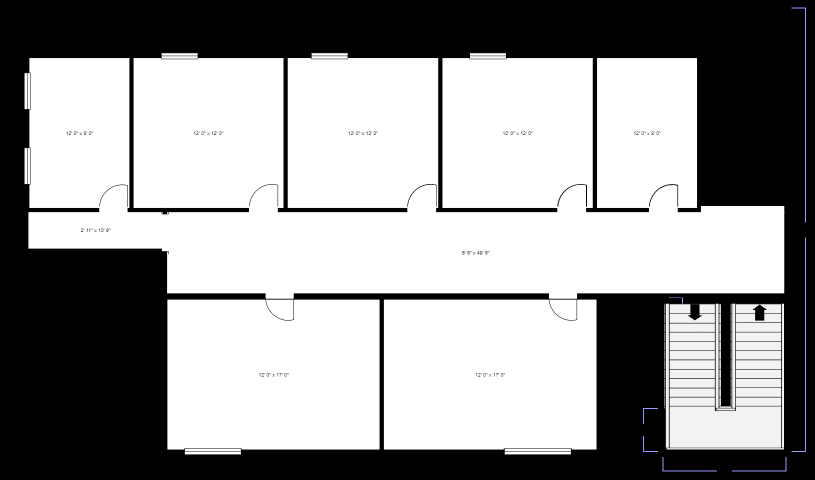
#> input picture dept.jpg, 1629 x 960 px, found by its file name (shown at 1/2 size)
$ python finder.py
#> lines starting #> are read from the running program, lines starting #| are printed output that depends on the picture; after the words box and inside, x2 and y2 are one past the last pixel; in counts of white or black regions, pixels touching at a corner belong together
### Maze-Solving-using-A-star-algorithm/pathsolver.py
import numpy as np
import heapq

class solver:
    def __init__(self):
        pass

    def hue(self,a,b):
        return np.sqrt((a[0]-b[0])**2 + (a[1]-b[1])**2)

    def astar(self,start,end,grid):
        neighbours=[(0,1),(0,-1),(1,0),(-1,0),(1,1),(1,-1),(-1,1),(-1,-1)]
        heap=[]
        closed_list=set()
        gscore={start:0}
        fscore={start:self.hue(start,end)}
        parent={}
        heapq.heappush(heap,(fscore[start],start))
        while heap:
            current=heapq.heappop(heap)[1]
            closed_list.add(current)
            if(current==end):
                data=[]
                while current in parent:
                    data.append(current)
                    current=parent[current]
                return data

            for i,j in neighbours:
                neighbour=current[0]+i,current[1]+j
                tgscore=gscore[current]+self.hue(current,neighbour)
                if 0<=neighbour[0]<grid.shape[0]:
                    if 0<=neighbour[1]<grid.shape[1]:
                        if grid[neighbour[0]][neighbour[1]]:
                            continue
                    else:
                        continue
                else:
                    continue
                if neighbour in closed_list and tgscore>=gscore.get(neighbour,0):
                    continue
                if tgscore<gscore.get(neighbour,0) or neighbour not in [i[1] for i in heap]:
                    parent[neighbour]=current
                    gscore[neighbour]=tgscore
                    fscore[neighbour]=tgscore+self.hue(neighbour,end)
                    heapq.heappush(heap,(fscore[neighbour],neighbour))

        return False

### Maze-Solving-using-A-star-algorithm/finder.py
import cv2
import numpy as np
from grid import gridmaker
import matplotlib.pyplot as plt
from pathsolver import solver
solve=solver()


def line(route):
    xc=[]
    yc=[]
    for i in (range(0,len(route))):
        x=route[i][0]
        y=route[i][1]
        xc.append(x)
        yc.append(y)
    return xc,yc


frame=cv2.imread("dept.jpg")
#> frame is the input picture: shape (960, 1629, 3); mean B, G, R 152.2, 152, 152
frame=cv2.resize(frame, (800,400))
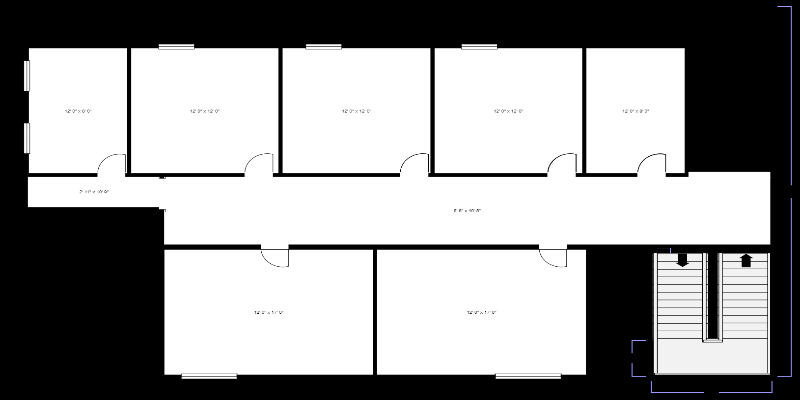
#> frame: shape (400, 800, 3); mean B, G, R 152.1, 151.9, 151.9
frame=cv2.cvtColor(frame,cv2.COLOR_BGR2GRAY)
#> frame: shape (400, 800)
th,frame=cv2.threshold(frame,200,255,cv2.THRESH_BINARY)
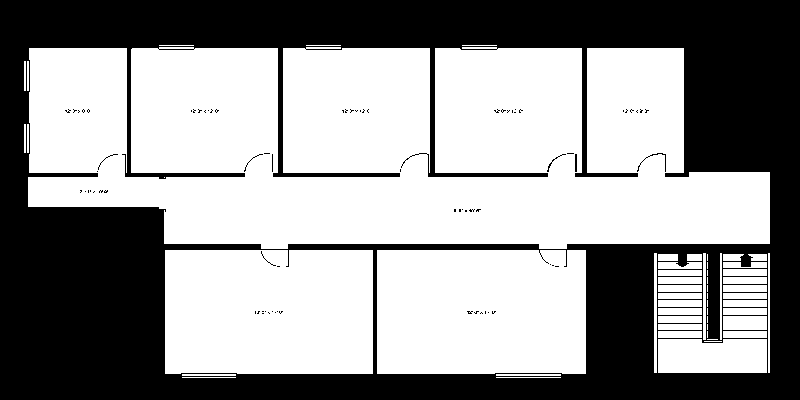
#> frame: shape (400, 800); 58.8% white; 77 black regions (71 under 20 px), largest, box (x1, y1, x2, y2) and area: (0, 0, 800, 400) 131414, (637, 153, 666, 172) 56, (575, 154, 577, 172) 36, (547, 154, 566, 172) 34, (244, 154, 263, 172) 25, (98, 154, 118, 170) 24
frame=cv2.bitwise_not(frame)
frame=cv2.dilate(frame,None,iterations=5)
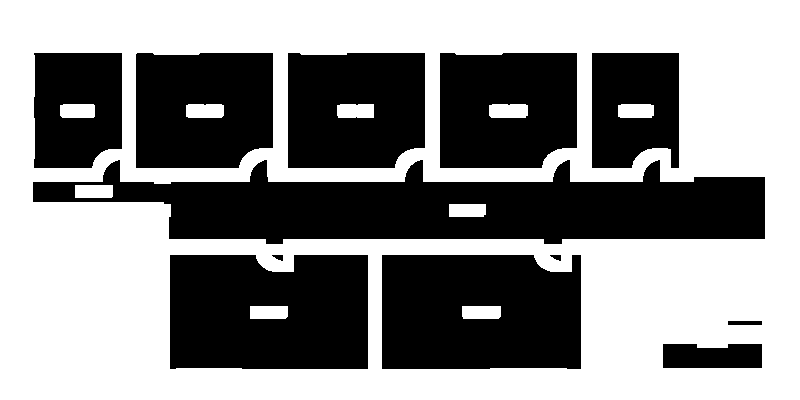
#> frame: shape (400, 800); 54.7% white; 12 black regions, largest, box (x1, y1, x2, y2) and area: (33, 160, 765, 244) 37685, (382, 255, 581, 369) 21544, (170, 255, 368, 369) 21447


def main():
    global obj,solve
    grid=frame
    start=(175,652)
    end=(170,560)
    route=solve.astar(start,end,frame)
#> route = 94 pairs, first value 170 to 182, second value 560 to 651
    if(route==False):
        print("No path")
        return 0
    route+=[start]
#> route = 95 pairs, first value 170 to 182, second value 560 to 652
    route=route[::-1]

    xc,yc=line(route)
#> the loop in line, `for i in (range(0,len(route))):` made 95 passes
#> (x, y) on passes 1 to 12: (175, 652), (175, 651), (175, 650), (175, 649), (176, 648), (177, 647), (178, 646), (179, 645), (180, 644), (181, 643), (182, 642), (182, 641)
#> after the loop in line, `for i in (range(0,len(route))):`: xc = 95 values, max 182 at index 10, min 170 at index 94, mean 180.7; yc = 95 values, max 652 at index 0, min 560 at index 93, mean 605
    fig,ax=plt.subplots()
    ax.imshow(grid,cmap=plt.cm.Spectral)
    ax.plot(yc,xc,color="black")
    ax.scatter(start[1],start[0])
    ax.scatter(end[1],end[0])
    plt.show()
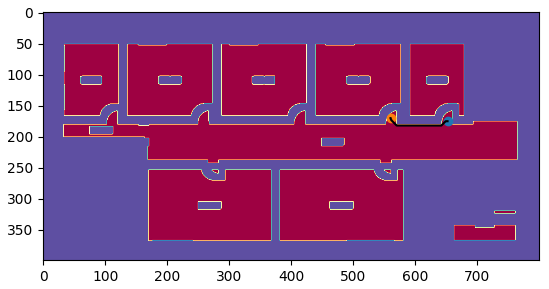
#> figure drawn by matplotlib, 1 panel

if(__name__=="__main__"):
    main()

$ run again, with frame.jpg copied over dept.jpg
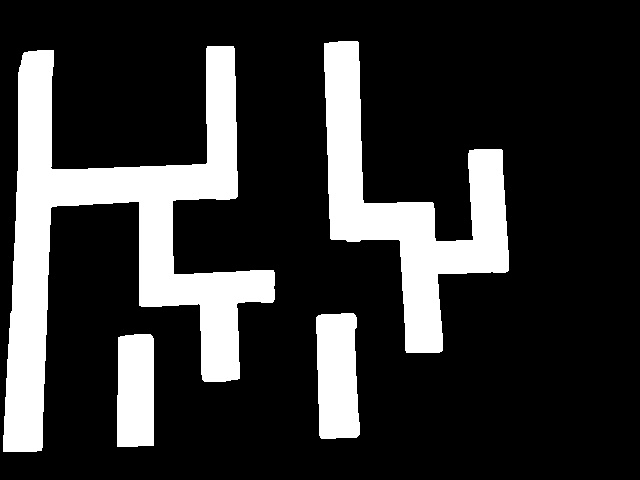
#> input picture frame.jpg, 640 x 480 px, found by its file name
#> frame is the input picture: shape (480, 640, 3); min 0, max 255, mean 52
#> `th,frame=cv2.threshold(frame,200,255,cv2.THRESH_BINARY)`:
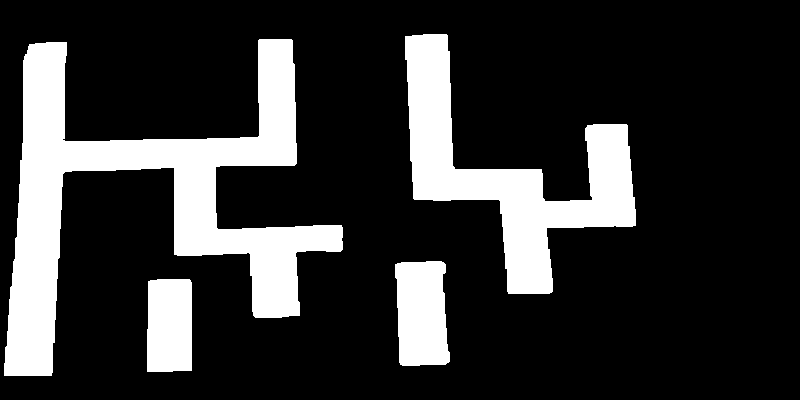
#> frame: shape (400, 800); 20% white; 4 white regions, box (x1, y1, x2, y2) and area: (4, 39, 343, 376) 35126, (405, 34, 636, 294) 19719, (395, 261, 450, 366) 5015, (147, 279, 192, 372) 4101
#> `frame=cv2.dilate(frame,None,iterations=5)`:
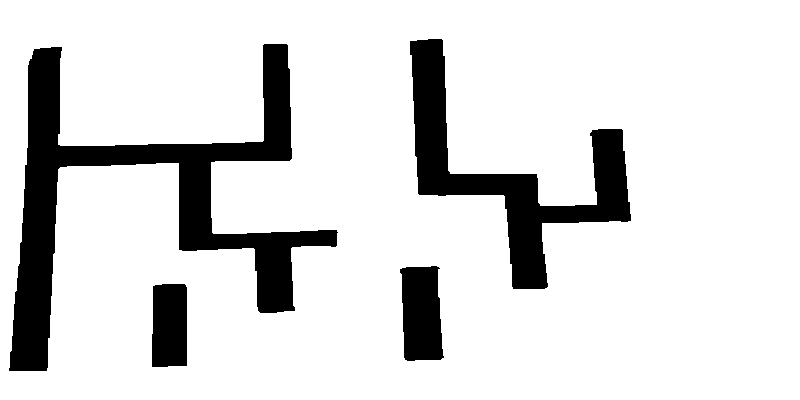
#> frame: shape (400, 800); 85.8% white; 4 black regions, box (x1, y1, x2, y2) and area: (9, 44, 338, 371) 24987, (410, 39, 631, 289) 13989, (400, 266, 444, 361) 3486, (152, 284, 187, 367) 2821
#> route = False
